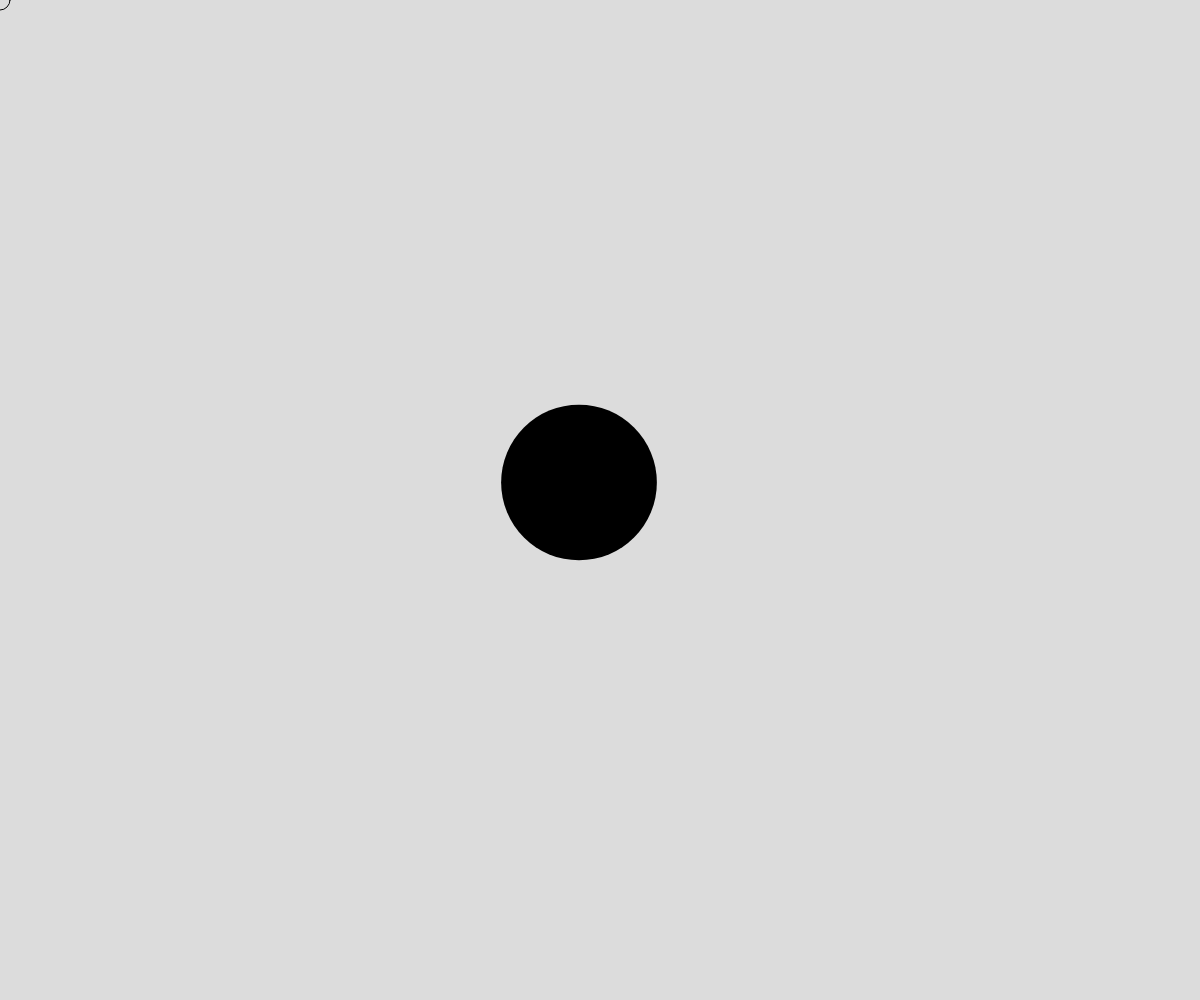
Frame 1 (no input)
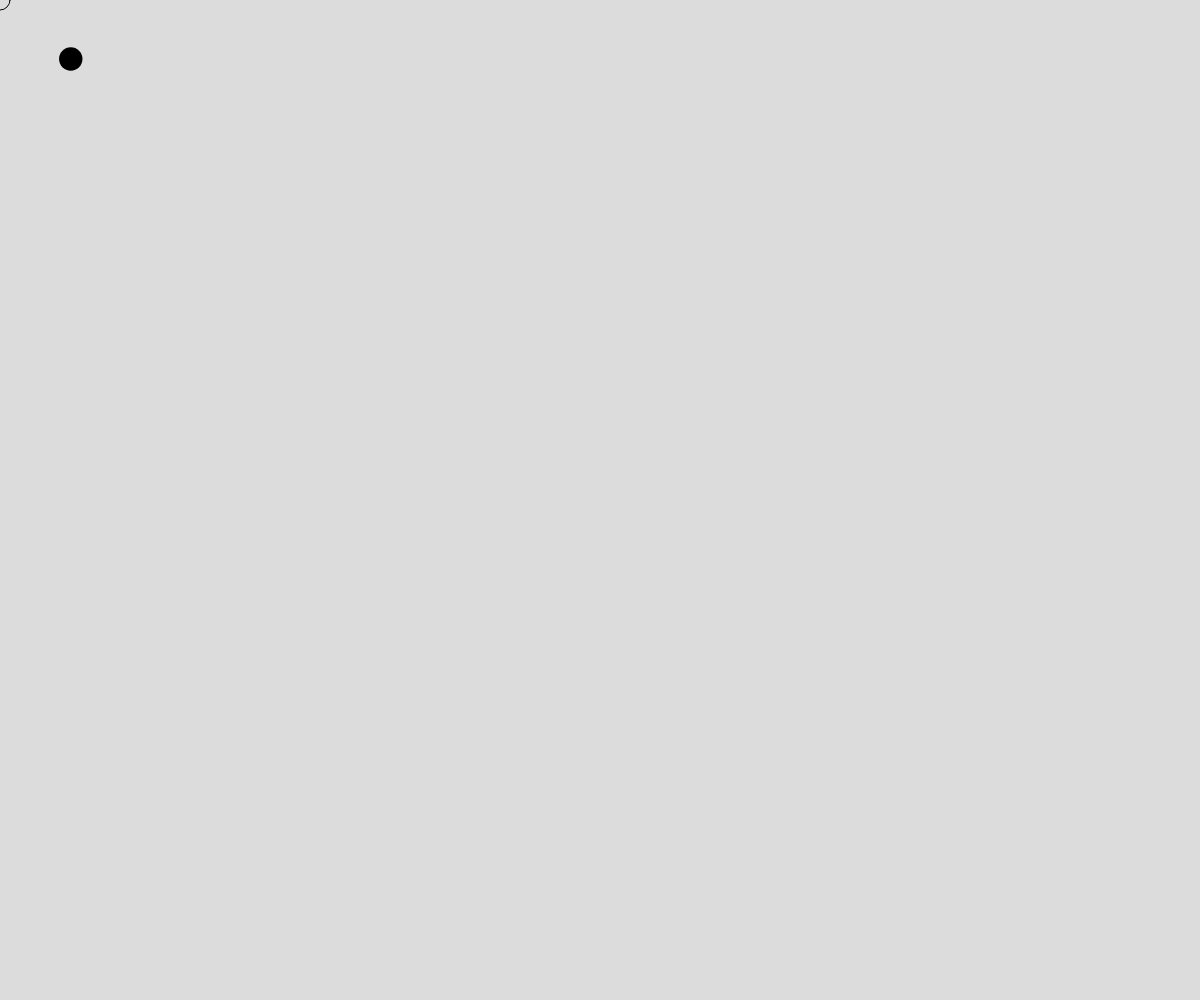
Frame 60 (no input)
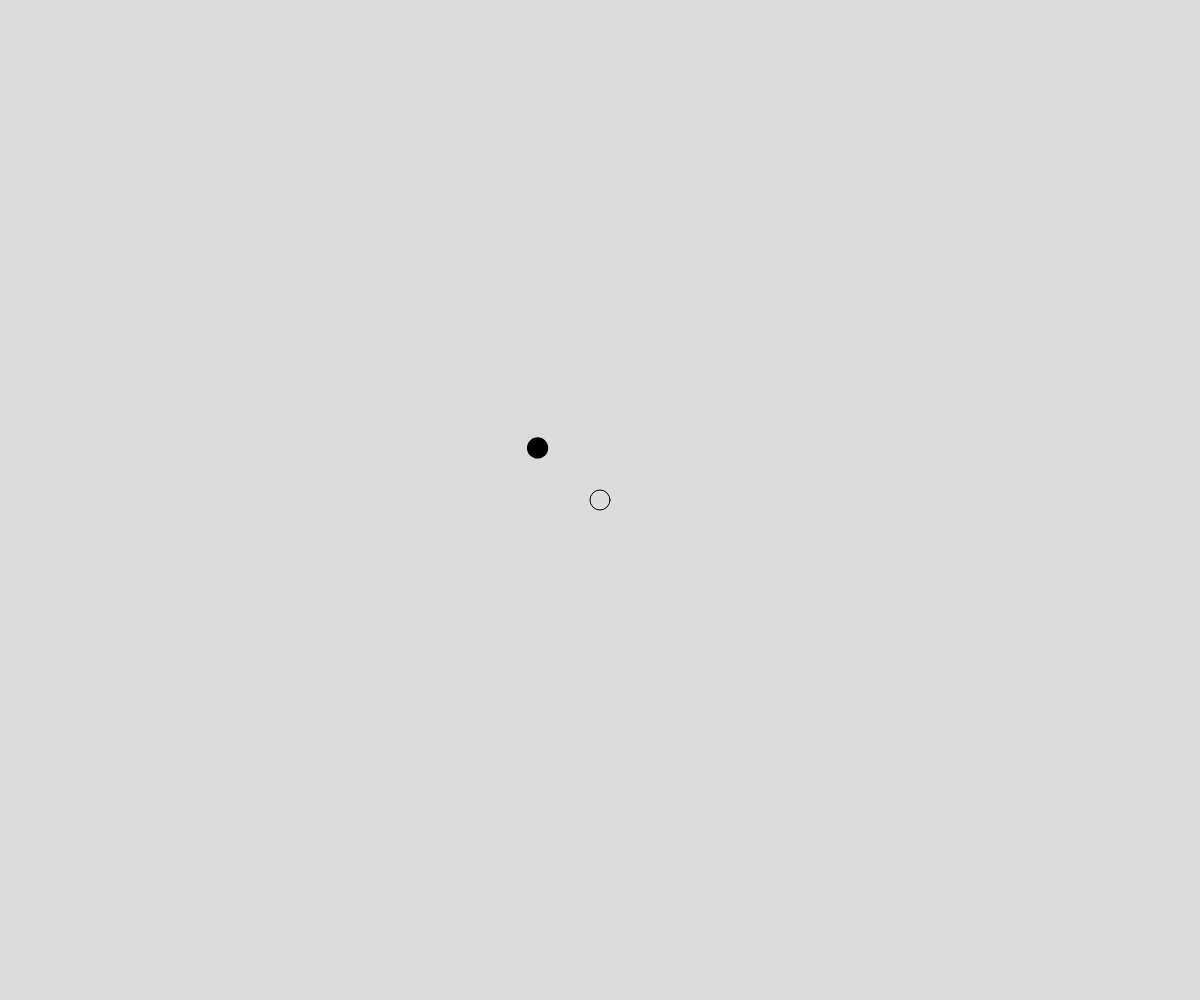
Frame 120 (the mouse pressed at the canvas centre since frame 60)

The p5.js sketch that drew these frames (run headless with seeded random() and noise() and a simulated clock; from frame 60 on, the mouse is pressed at the canvas centre):

// p5.js sketch
// ── sketch.js
/**

Pelota Feliz
Herbert Spencer - 2008
Esta pelota sigue al círculo y cuando llega, se pone feliz
*/


let pelotaX, pelotaY; // las coordenadas de la pelota
let difX, difY;       // la diferencia con el círculo
let ROCE = .035;      // lo que le cuesta avanzar
let feliz = false;    // no es feliz, por ahora

function setup() {
  createCanvas(windowWidth, windowHeight);
  pelotaX = mouseX = width/2;
  pelotaY = mouseY = height/2;
  noCursor(); // sin cursor
}

function draw() {
  background(220);

  // calcule la diferencia entre el mouse y la pelota en 2 dimensiones
  difX = mouseX - pelotaX;
  difY = mouseY - pelotaY;

  // defina la posición de la pelota añadiéndole roce
  // pelotaX = pelotaX + (difX * ROCE);
  pelotaX += difX * ROCE;
  pelotaY += difY * ROCE;

  // dibuje la pelota (función propia)
  pelota(pelotaX, pelotaY);

  // haga el círculo donde está el mouse (invisible)
  stroke(0);
  noFill();
  ellipse(mouseX, mouseY, 20, 20);
}

function pelota(x, y){

  noStroke(); //sin contorno

  // calcule la distancia lineal entre la pelota y el mouse
  var d = dist(pelotaX, pelotaY, mouseX, mouseY);

  // si esa distancia es menor que 1, la pelota es feliz
  if(d < 1){
  feliz = true;
  }

  // y si es feliz, haga que se ponga roja y salte de felicidad
  if(feliz){
    var nuevaY = y + sin(millis()/30) * 8;
    fill(200, 0, 0);
    ellipse(x, nuevaY, 5 + d/5, 5 + d/5);
  }else{
    // si no es feliz, entonces que siga tratando de seguir a la pelota
  fill(0);
  ellipse(x, y, 5 + d/5, 5 + d/5);
  }
}

function mouseMoved(){
  feliz = false;
}
